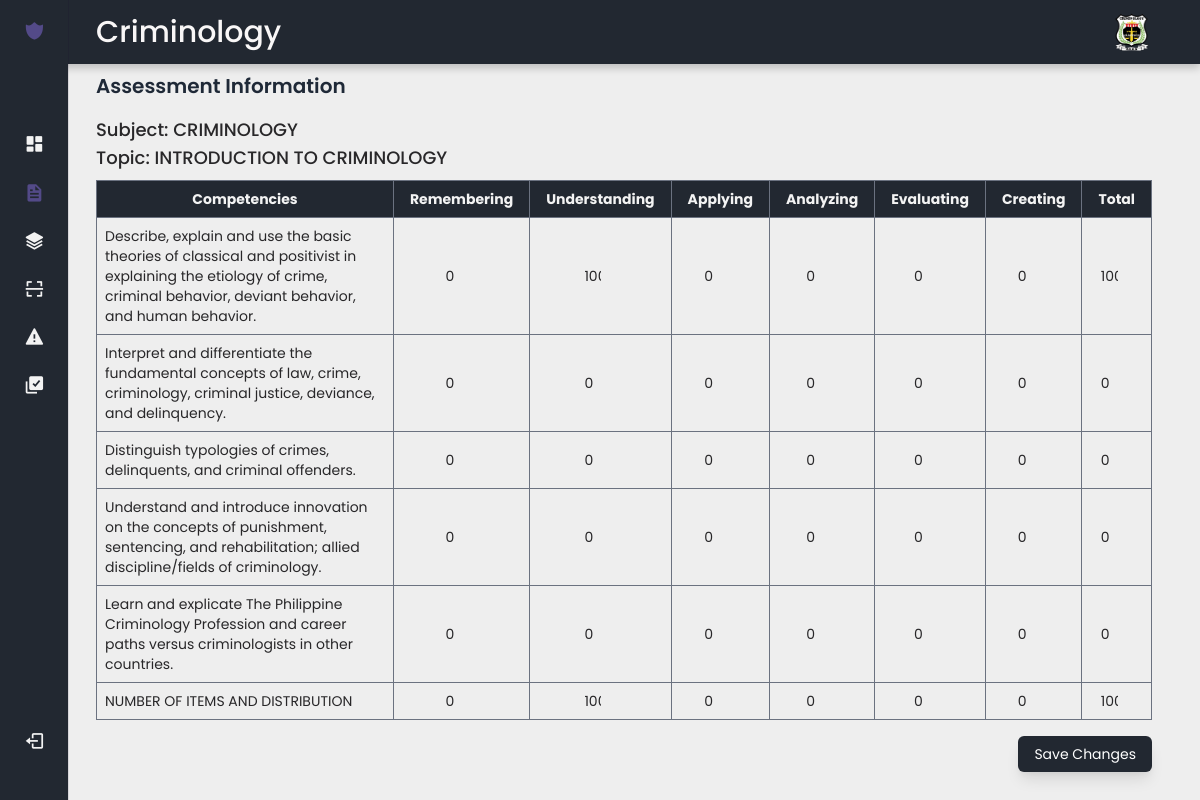
Screenshot of /masterfile/Assessment/update/160189/ (signed in) with the database file from the repository.
### criminology/models.py (models this page shows, shortened)
class Assessment(models.Model):
  id = models.AutoField(primary_key=True)
  academic_year = models.ForeignKey(AcademicYear, on_delete=models.CASCADE, null=True, blank=True)
  subject = models.ForeignKey(Subject, on_delete=models.CASCADE, null=True, blank=True)
  topic = models.ForeignKey(Topic, on_delete=models.CASCADE, null=True, blank=True)
  competencies = models.ForeignKey(Subtopic, on_delete=models.CASCADE, null=True, blank=True)
  assessment_id = models.IntegerField(null=True, blank=True)
  remembering = models.IntegerField(default=0)
  understanding = models.IntegerField(default=0)
  applying = models.IntegerField(default=0)
  analyzing = models.IntegerField(default=0)
  evaluating = models.IntegerField(default=0)
  creating = models.IntegerField(default=0)

class Subject(models.Model):
  id = models.AutoField(primary_key=True)
  subject_name = models.CharField(max_length=50)
  subject_code = models.CharField(max_length=10, null=True)
  subject_pw = models.IntegerField(default=0)

class Topic(models.Model):
  id = models.AutoField(primary_key=True)
  subject_topic = models.ForeignKey(Subject, on_delete=models.CASCADE)
  topic_name = models.CharField(max_length=200)

class Subtopic(models.Model):
  id = models.AutoField(primary_key=True)
  topic_subtopic = models.ForeignKey(Topic, on_delete=models.CASCADE)
  subtopic_name = models.CharField(max_length=200)

### criminology/views.py (the view, shortened to what this page needs)
# urls.py: path('masterfile/Assessment/update/<int:assessment_id>/', views.assessment_update, name='assessmentupdate'),
@login_required(login_url='loginpage')
def assessment_update(request, assessment_id):
    assessments_to_update = Assessment.objects.filter(assessment_id=assessment_id)
    if not assessments_to_update:
        messages.error(request, "No assessments found for the given ID.")
        return redirect(reverse('assessment'))
    subjects = Subject.objects.all()
    context = {
        "assessments_to_update": assessments_to_update,
        "subjects": subjects,
    }
    return render(request, 'assets/masterfileassessment_update.html', context)

### templates/assets/masterfileassessment_update.html (shortened to what this page needs)
{% extends "base.html" %}
{% load static %}
{% block content %}
<div class="pb-4" id="cardtext">
    <div class="mx-auto my-auto">
        <div>
            <h2 class="text-xl font-semibold text-gray-800 mb-4">Assessment Information</h2>
            {% for assessment in assessments_to_update %}
                {% if forloop.first %}
                    <div class="mb-2">
                        <h3 class="text-lg font-medium" id="summarytotals">Subject:
                            <span class="text-md">{{ assessment.subject.subject_name }}</span>
                        </h3>
                        <h3 class="text-lg font-medium" id="summarytotals">Topic:
                            <span class="text-md">{{ assessment.topic.topic_name }}</span>
                        </h3>
                    </div>
                {% endif %}
            {% endfor %}
            <form method="POST">
                <table class="w-full table-auto border-collapse text-sm" id="subtopic-table">
                    <thead>
                        <tr class="sticky-header">
                            <th class="border border-gray-500 px-4 py-2">Competencies</th>
                            <th class="border border-gray-500 px-4 py-2">Remembering</th>
                            <th class="border border-gray-500 px-4 py-2">Understanding</th>
                            <th class="border border-gray-500 px-4 py-2">Applying</th>
                            <th class="border border-gray-500 px-4 py-2">Analyzing</th>
                            <th class="border border-gray-500 px-4 py-2">Evaluating</th>
                            <th class="border border-gray-500 px-4 py-2">Creating</th>
                            <th class="border border-gray-500 px-4 py-2">Total</th>
                        </tr>
                    </thead>
                    <tbody>
                        {% for assessment in assessments_to_update %}
                            <tr data-id="{{ assessment.id }}">
                                <td class="border border-gray-500 px-2 py-2 text-left">{{ assessment.competencies.subtopic_name }}</td>
                                <td class="border border-gray-500 px-2 py-2 text-center">
                                    <input type="number" name="remembering_{{ assessment.id }}" value="{{ assessment.remembering }}" class="bg-transparent w-12 px-2 category-input" data-category="remembering" />
                                </td>
                                <td class="border border-gray-500 px-2 py-2 text-center">
                                    <input type="number" name="understanding_{{ assessment.id }}" value="{{ assessment.understanding }}" class="bg-transparent w-12 px-2 category-input" data-category="understanding" />
                                </td>
                                <td class="border border-gray-500 px-2 py-2 text-center">
                                    <input type="number" name="applying_{{ assessment.id }}" value="{{ assessment.applying }}" class="bg-transparent w-12 px-2 category-input" data-category="applying" />
                                </td>
                                <td class="border border-gray-500 px-2 py-2 text-center">
                                    <input type="number" name="analyzing_{{ assessment.id }}" value="{{ assessment.analyzing }}" class="bg-transparent w-12 px-2 category-input" data-category="analyzing" />
                                </td>
                                <td class="border border-gray-500 px-2 py-2 text-center">
                                    <input type="number" name="evaluating_{{ assessment.id }}" value="{{ assessment.evaluating }}" class="bg-transparent w-12 px-2 category-input" data-category="evaluating" />
                                </td>
                                <td class="border border-gray-500 px-2 py-2 text-center">
                                    <input type="number" name="creating_{{ assessment.id }}" value="{{ assessment.creating }}" class="bg-transparent w-12 px-2 category-input" data-category="creating" />
                                </td>
                                <td class="border border-gray-500 px-2 py-2 text-center">
                                    <input type="number" name="total_{{ assessment.id }}" value="{{ assessment.remembering|add:assessment.understanding|add:assessment.applying|add:assessment.analyzing|add:assessment.evaluating|add:assessment.creating }}" class="bg-transparent w-12 px-2 total-row" readonly />
                                </td>
                            </tr>
                        {% endfor %}
                    </tbody>
                    <tfoot>
                        <tr>
                            <td class="border border-gray-500 px-2 py-2 text-left">NUMBER OF ITEMS AND DISTRIBUTION</td>
                            <td class="border border-gray-500 px-2 py-2 text-center">
                                <input type="number" name="subtopic_remembering_total" id="subtopic_remembering_total" class="bg-transparent w-12 px-2" readonly />
                            </td>
                            <td class="border border-gray-500 px-2 py-2 text-center">
                                <input type="number" name="subtopic_understanding_total" id="subtopic_understanding_total" class="bg-transparent w-12 px-2" readonly />
                            </td>
                            <td class="border border-gray-500 px-2 py-2 text-center">
                                <input type="number" name="subtopic_applying_total" id="subtopic_applying_total" class="bg-transparent w-12 px-2" readonly />
                            </td>
                            <td class="border border-gray-500 px-2 py-2 text-center">
                                <input type="number" name="subtopic_analyzing_total" id="subtopic_analyzing_total" class="bg-transparent w-12 px-2" readonly />
                            </td>
                            <td class="border border-gray-500 px-2 py-2 text-center">
                                <input type="number" name="subtopic_evaluating_total" id="subtopic_evaluating_total" class="bg-transparent w-12 px-2" readonly />
                            </td>
                            <td class="border border-gray-500 px-2 py-2 text-center">
                                <input type="number" name="subtopic_creating_total" id="subtopic_creating_total" class="bg-transparent w-12 px-2" readonly />
                            </td>
                            <td class="border border-gray-500 px-2 py-2 text-center">
                                <input type="number" name="subtopic_total_distribution" id="subtopic_total_distribution" class="bg-transparent w-12 px-2" readonly />
                            </td>
                        </tr>
                    </tfoot>
                </table>
                <div class="mt-auto flex py-4">
                    <span class="flex-1"></span>
                    <button id="btns" class="text-white text-sm py-2 px-4 rounded-md shadow-lg" type="submit">
                      Save Changes
                    </button>
                </div>
            </form>
        </div>
    </div>
</div>
{% endblock %}

### static/css/main.css (style rules this page uses)
:root { --header-height: 3.5rem; --nav-width: 219px; --buttons-color: #534a88; --title-color: #F9F7F7; --text-color-light: #f3f3f3; --nav__dropdown-collapse:#2a313b; --text-color-dark: #282729; --body-color: #EEEEEE; --container-color: #222831; --body-font: 'Poppins', sans-serif; --normal-font-size: .938rem; --small-font-size: .75rem; --smaller-font-size: .75rem; --font-medium: 500; --font-semi-bold: 600; --font-large: 700; --z-fixed: 100; }
@media screen and (min-width: 1024px) { :root { --normal-font-size: 1rem; --small-font-size: .875rem; --smaller-font-size: .813rem; } }
#body { margin: var(--header-height) 0 0 0; padding: 1rem 1rem 0; font-family: var(--body-font); font-size: var(--normal-font-size); background-color: var(--body-color); color: var(--title-color); }
#restricted_header, #restrict_text , #restrict_body, #cardtext { color: var(--text-color-dark); }
#btns, .buttons_for_ocr { background-color: var(--container-color); transition: background-color 0.15s ease-in; }
#summarytotals { color: var(--text-color-dark); }
h3 { margin: 0; }
@media screen and (min-width: 768px) { #body { padding: 1rem 3rem 0 6rem; } }
.sticky-header th { position: sticky; top: 0; background-color: var(--container-color); color: var(--text-color-light); }

### rows the page displays
Assessment: subject.subject_name "CRIMINOLOGY", topic.topic_name "INTRODUCTION TO CRIMINOLOGY", competencies.subtopic_name "Describe, explain and use the basic theories of classical and positivist in explaining the etiology of crime, criminal behavior, deviant behavior, and human behavior.", remembering "0", understanding "100", applying "0", analyzing "0", evaluating "0", creating "0", remembering|add "100"
Assessment: competencies.subtopic_name "Interpret and differentiate the fundamental concepts of law, crime, criminology, criminal justice, deviance, and delinquency.", remembering "0", understanding "0", applying "0", analyzing "0", evaluating "0", creating "0", remembering|add "0"
Assessment: competencies.subtopic_name "Distinguish typologies of crimes, delinquents, and criminal offenders.", remembering "0", understanding "0", applying "0", analyzing "0", evaluating "0", creating "0", remembering|add "0"
Assessment: competencies.subtopic_name "Understand and introduce innovation on the concepts of punishment, sentencing, and rehabilitation; allied discipline/fields of criminology.", remembering "0", understanding "0", applying "0", analyzing "0", evaluating "0", creating "0", remembering|add "0"
Assessment: competencies.subtopic_name "Learn and explicate The Philippine Criminology Profession and career paths versus criminologists in other countries.", remembering "0", understanding "0", applying "0", analyzing "0", evaluating "0", creating "0", remembering|add "0"
